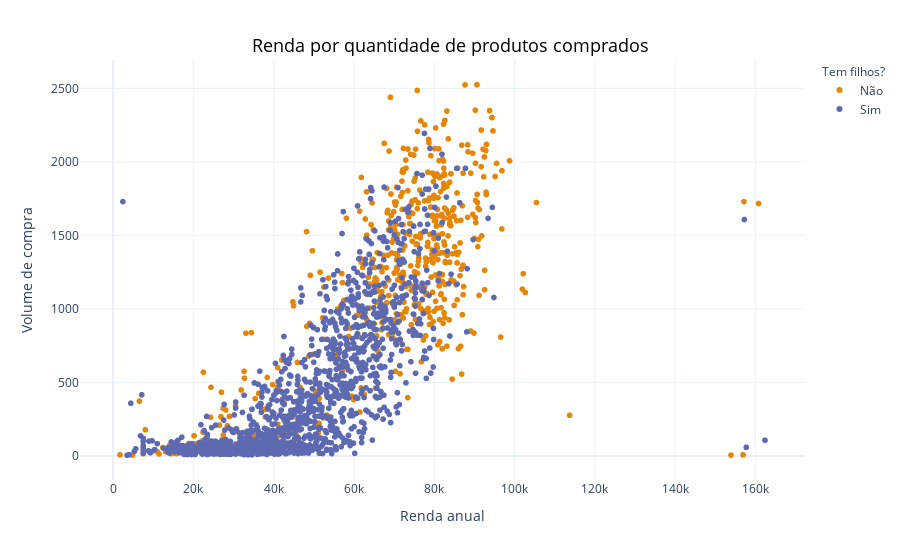

The notebook cell saved with this chart:
### Markdown cell above
## Qual a relação da renda dos clientes, quantidade de produtos comprados e filhos?

### Code cell
fig = px.scatter(data_frame=df_customer, x='Income', y='MntTotal', color='Have_sons', color_discrete_sequence=px.colors.qualitative.Vivid)
fig.update_layout(
    xaxis_title={
        'text':'Renda anual',
        'font_size': 14
    },
    yaxis_title={
        'text': 'Volume de compra',
        'font_size': 14
    },
    legend_title={
        'text':'Tem filhos?',
        'font_size': 12
    },
    title={
        'text': 'Renda por quantidade de produtos comprados',
        'x': 0.5,
        'y': 0.93,
        'font_color': 'black',
        'font_size': 18
    },
    template='plotly_white'
)

### Figure 1 — Plotly figure (JSON) as saved in the notebook; plotly's stock layout.template omitted (floating-point values rounded to 4 significant figures; data arrays with more than 128 entries replaced by an {"elided": "..."} marker saying what was removed)
{"data": [{"hovertemplate": "Have_sons=Não<br>Income=%{x}<br>MntTotal=%{y}<extra></extra>", "legendgroup": "Não", "marker": {"color": "rgb(229, 134, 6)", "symbol": "circle"}, "mode": "markers", "name": "Não", "showlegend": true, "type": "scattergl", "x": {"elided": "632 int values"}, "xaxis": "x", "y": {"elided": "632 int values"}, "yaxis": "y"}, {"hovertemplate": "Have_sons=Sim<br>Income=%{x}<br>MntTotal=%{y}<extra></extra>", "legendgroup": "Sim", "marker": {"color": "rgb(93, 105, 177)", "symbol": "circle"}, "mode": "markers", "name": "Sim", "showlegend": true, "type": "scattergl", "x": {"elided": "1580 int values"}, "xaxis": "x", "y": {"elided": "1580 int values"}, "yaxis": "y"}], "layout": {"legend": {"title": {"font": {"size": 12}, "text": "Tem filhos?"}, "tracegroupgap": 0}, "margin": {"t": 60}, "title": {"font": {"color": "black", "size": 18}, "text": "Renda por quantidade de produtos comprados", "x": 0.5, "y": 0.93}, "xaxis": {"anchor": "y", "domain": [0, 1], "title": {"font": {"size": 14}, "text": "Renda anual"}}, "yaxis": {"anchor": "x", "domain": [0, 1], "title": {"font": {"size": 14}, "text": "Volume de compra"}}}}
